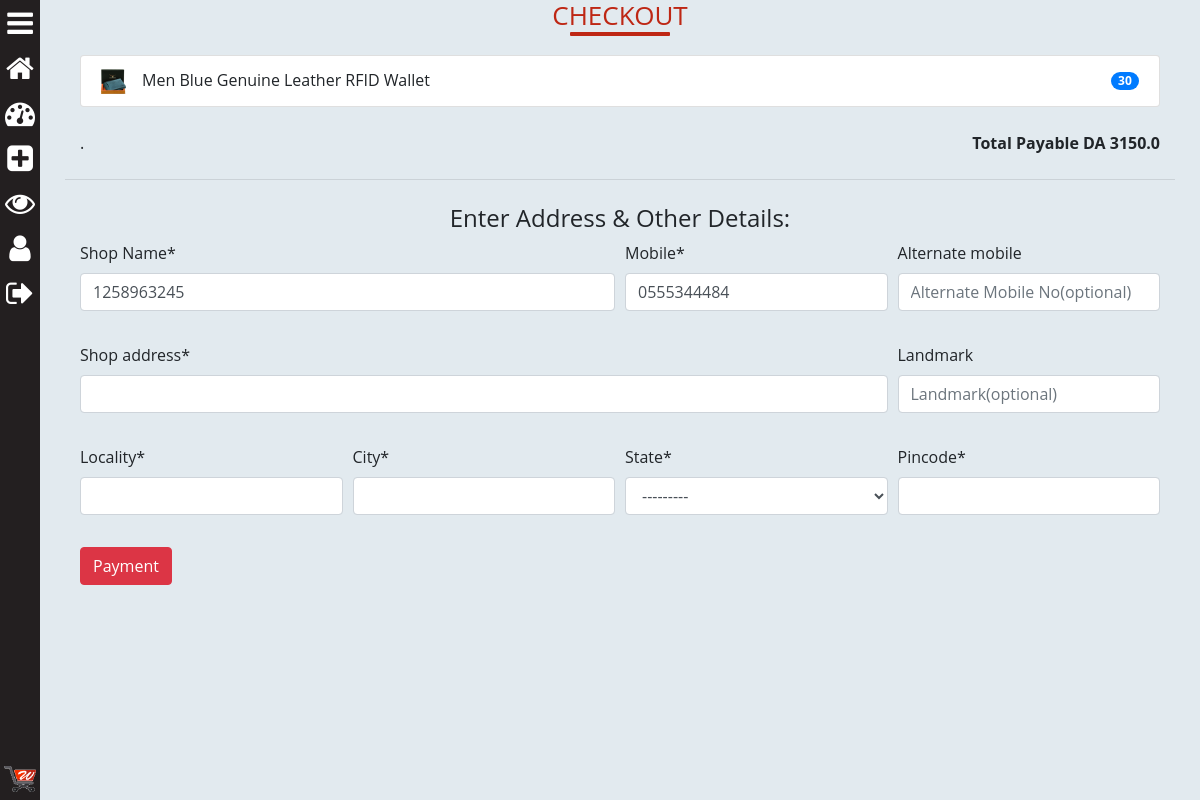
The page /seller/checkout/ (signed in) on the database as committed earlier.
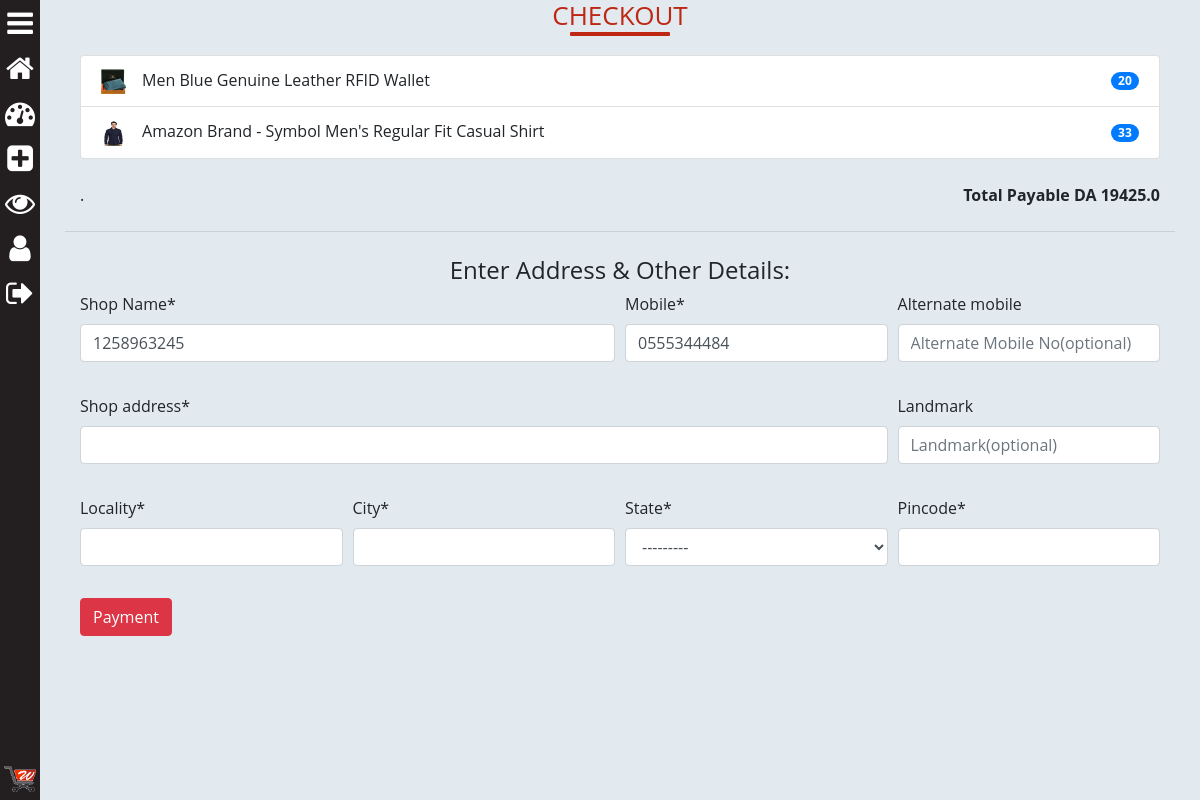
The same page on the database as committed later.
### saler/models.py (models this page shows, shortened)
class MyCart(models.Model):
	user = models.ForeignKey(User, on_delete=models.CASCADE)
	product_id = models.CharField(max_length=100)
	number = models.PositiveIntegerField(default=0)

class WholeSaleProduct(models.Model):
	SEX_CHOICES = (("Male",'Male'),("Female",'Female'))
	product_id = models.BigAutoField(primary_key=True)
	product_name = models.CharField(max_length=100)
	category = models.ForeignKey(category, default="", verbose_name="Category", on_delete=models.SET_DEFAULT)
	subcategory = models.CharField(max_length=50, default="")
	price = models.IntegerField(default=0)
	desc = models.TextField()
	size = models.TextField(verbose_name='Size Avialabe(Separated by Comma)')
	color = models.TextField(verbose_name='Enter Color Separated by Comma')
	min_Quantity = models.IntegerField(default=0, null=True)
	pub_date = models.DateField(auto_now=True)
	image1 = models.ImageField(upload_to='products/images', default="",null=True)
	image2 = models.ImageField(upload_to='products/images', default="",null=True,blank=True)
	image3 = models.ImageField(upload_to='products/images', default="",null=True,blank=True)
	image4 = models.ImageField(upload_to='products/images', default="",null=True,blank=True)
	image5 = models.ImageField(upload_to='products/images', default="",null=True,blank=True)

### saler/views.py (the view)
# urls.py: path('checkout/', views.checkout, name="main_checkout"),
def checkout(request):
	if request.user.is_superuser or request.user.is_staff:
		allProds = []
		cart_prods = [p for p in MyCart.objects.all() if p.user == request.user]
		for cprod in cart_prods:
			prod = WholeSaleProduct.objects.filter(product_id=cprod.product_id)[0]
			allProds.append([cprod, prod])
		if request.method == 'POST':
			address_form = SalerAddressForm(request.POST, instance=request.user.salerdetail)
			if address_form.is_valid():
				address_form.save()
				for item in cart_prods:
					if WholeSaleProductOrders.objects.all().last():
						order_id = 'WSPOrder'+str((WholeSaleProductOrders.objects.all().last().pk)+1)
					else:
						order_id = 'WSPOrder001'
					product1 = item.product_id+'|'+str(item.number)+','
					WholeSaleProductOrders(order_id=order_id,user=request.user,products=product1).save()
					item.delete()
				return redirect('seller_orders')
		else:
			address_form = SalerAddressForm(instance=request.user.salerdetail)
		subtotal = 0.0
		delev = 0.0
		for p in cart_prods:
			subtotal += p.number * WholeSaleProduct.objects.filter(product_id=p.product_id)[0].price
		tax = subtotal*5/100
		params = {
				'allProds':allProds,
				'cart_element_no' : len(cart_prods),
				'address_form': address_form,
				'total':subtotal+tax+delev,
			}
		return render(request, 'saler/checkout.html', params)
	else:
		return redirect("/")

### saler/forms.py
class SalerAddressForm(forms.ModelForm):
	shop_Address = forms.CharField(widget=forms.TextInput(attrs={}))
	locality = forms.CharField(required =True)
	city = forms.CharField(required =True)
	alternate_mobile = forms.CharField(widget=forms.TextInput(attrs={'placeholder':'Alternate Mobile No(optional)'}), required = False)
	landmark = forms.CharField(widget=forms.TextInput(attrs={'placeholder':'Landmark(optional)'}), required = False)
	class Meta:
		model = SalerDetail
		fields = [
			'mobile',
			'shop_Name',
			'alternate_mobile',
			'shop_Address',
			'pincode',
			'landmark',
			'locality',
			'city',
			'state',
		]

### saler/templates/saler/checkout.html (shortened to what this page needs)
{% extends 'saler/base.html' %}
{% load static %}
{% block saler_head %}
{% load crispy_forms_tags %}
{% endblock saler_head %}
{% block saler_body %}
<div class="container">
    <h3><b>Checkout</b></h3>
    <div class="col my-4">
        <div class="my-4">
            <ul class="list-group">
                {% for cprod, prod in allProds %}
                <li class="list-group-item d-flex justify-content-between align-items-center">
                    <div><img src="{{prod.image1.url}}" style="height: 25px; width: 25px;"
                            class="image-responsive mr-3">{{prod.product_name}}</div>
                    <span class="badge badge-primary badge-pill">{{cprod.number}}</span>
                </li>
                {% endfor %}
            </ul>
        </div>
        <b style="float: right;">Total Payable DA {{total}} </b>.
    </div>
    <hr>
    <div class="col my-4">
        <h4 style="text-align: center;">Enter Address & Other Details:</h4>
        <form method="post" action="#">{% csrf_token %}
            <div class="form-row">
                <div class="form-group col-md-6">
                    {{address_form.shop_Name|as_crispy_field}}
                </div>
                <div class="form-group col-md-3">
                    {{address_form.mobile|as_crispy_field}}
                </div>
                <div class="form-group col-md-3">
                    {{address_form.alternate_mobile|as_crispy_field}}
                </div>
            </div>
            <div class="form-row">
                <div class="form-group col-md-9">
                    {{address_form.shop_Address|as_crispy_field}}
                </div>
                <div class="form-group col-md-3">
                    {{address_form.landmark|as_crispy_field}}
                </div>
            </div>
            <div class="form-row">
                <div class="form-group col-md-3">
                    {{address_form.locality|as_crispy_field}}
                </div>
                <div class="form-group col-md-3">
                    {{address_form.city|as_crispy_field}}
                </div>
                <div class="form-group col-md-3">
                    {{address_form.state|as_crispy_field}}
                </div>
                <div class="form-group col-md-3">
                    {{address_form.pincode|as_crispy_field}}
                </div>
            </div>
            <button type="submit" class="btn btn-danger">Payment</button>
        </form>
    </div>
</div>
{% endblock saler_body %}

Rows that differ between the two databases and show on the page:
changed MyCart "Men Blue Genuine Leather RFID Wallet": number "30" → "20"
added MyCart: image1 (picture), product_name "Amazon Brand - Symbol Men's Regular Fit Casual Shirt", number "33"
Other text that changed with them:
{{ total }}: "3150.0" → "19425.0"
